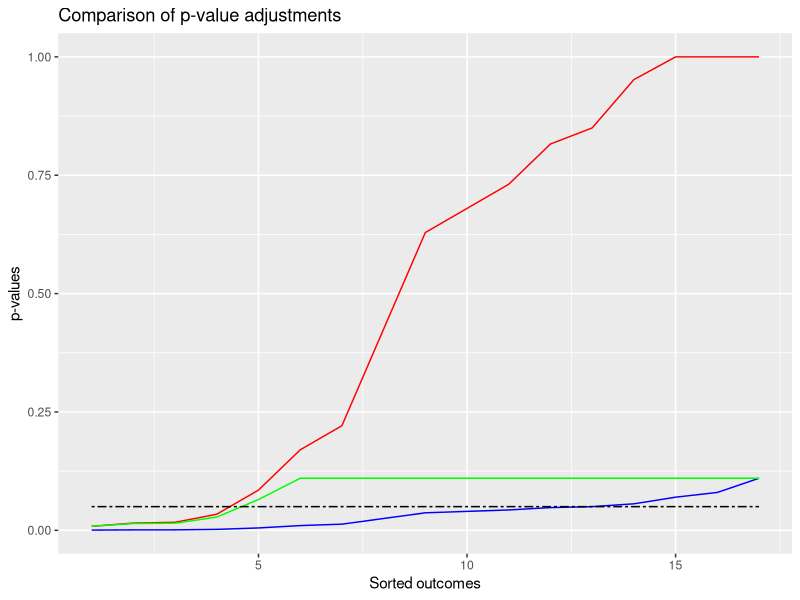

The R source for this figure:
## ---- chunk 1
knitr::opts_chunk$set(echo = TRUE, warning=FALSE, message=FALSE)
## ---- chunk 2
raw_p_values <- c(0.005,0.001,0.01,0.0005,0.0009,0.04,0.056,0.05,0.048,0.013,0.037,0.043,0.002,0.025,0.11,0.07,0.08)
sorted_p_values <- sort(raw_p_values)
bonferroni_adjusted <- p.adjust(sorted_p_values, method = "bonferroni", n = length(sorted_p_values))
hochberg_adjusted <- p.adjust(sorted_p_values, method = "hochberg", n = length(sorted_p_values))
print("Sorted p-values:")
print(sorted_p_values)
print("Bonferroni-adjusted p-values:")
print(bonferroni_adjusted)
print("Hochberg-adjusted p-values:")
print(hochberg_adjusted)
## ---- chunk 3
library(reshape2)
library(ggplot2)

plot_data <- data.frame(x = c(1:17),
                        raw = sorted_p_values,
                        bonferroni = bonferroni_adjusted,
                        hochberg = hochberg_adjusted,
                        reference = rep(0.05, 17)) # Replicating 0.05 for comparison line

adjusted_p_values_plot <- ggplot(plot_data, aes(x)) +
  geom_line(aes(y = raw), color = "blue") +
  geom_line(aes(y = bonferroni), color = "red") +
  geom_line(aes(y = hochberg), color = "green") +
  geom_line(aes(y = reference), color = "black", linetype = "twodash") +
  labs(title = "Comparison of p-value adjustments",
       x = "Sorted outcomes",
       y = "p-values")

print(adjusted_p_values_plot)
